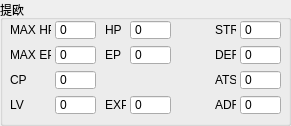
     <widget class="QGroupBox" name="groupBox_Tio">
      <property name="enabled">
       <bool>true</bool>
      </property>
      <property name="geometry">
       <rect>
        <x>5</x>
        <y>265</y>
        <width>291</width>
        <height>126</height>
       </rect>
      </property>
      <property name="title">
       <string>提欧</string>
      </property>
      <widget class="QLabel" name="label_36">
       <property name="enabled">
        <bool>true</bool>
       </property>
       <property name="geometry">
        <rect>
         <x>10</x>
         <y>20</y>
         <width>41</width>
         <height>20</height>
        </rect>
       </property>
       <property name="text">
        <string>MAX HP</string>
       </property>
      </widget>
      <widget class="QSpinBox" name="spinBox_Tio_max_hp">
       <property name="enabled">
        <bool>true</bool>
       </property>
       <property name="geometry">
        <rect>
         <x>55</x>
         <y>20</y>
         <width>41</width>
         <height>20</height>
        </rect>
       </property>
       <property name="buttonSymbols">
        <enum>QAbstractSpinBox::NoButtons</enum>
       </property>
       <property name="maximum">
        <number>2147483647</number>
       </property>
       <property name="singleStep">
        <number>1</number>
       </property>
      </widget>
      <widget class="QLabel" name="label_37">
       <property name="enabled">
        <bool>true</bool>
       </property>
       <property name="geometry">
        <rect>
         <x>10</x>
         <y>45</y>
         <width>41</width>
         <height>20</height>
        </rect>
       </property>
       <property name="text">
        <string>MAX EP</string>
       </property>
      </widget>
      <widget class="QSpinBox" name="spinBox_Tio_max_ep">
       <property name="enabled">
        <bool>true</bool>
       </property>
       <property name="geometry">
        <rect>
         <x>55</x>
         <y>45</y>
         <width>41</width>
         <height>20</height>
        </rect>
       </property>
       <property name="buttonSymbols">
        <enum>QAbstractSpinBox::NoButtons</enum>
       </property>
       <property name="maximum">
        <number>65535</number>
       </property>
      </widget>
      <widget class="QSpinBox" name="spinBox_Tio_cp">
       <property name="enabled">
        <bool>true</bool>
       </property>
       <property name="geometry">
        <rect>
         <x>55</x>
         <y>70</y>
         <width>41</width>
         <height>20</height>
        </rect>
       </property>
       <property name="buttonSymbols">
        <enum>QAbstractSpinBox::NoButtons</enum>
       </property>
       <property name="maximum">
        <number>65535</number>
       </property>
      </widget>
      <widget class="QLabel" name="label_38">
       <property name="enabled">
        <bool>true</bool>
       </property>
       <property name="geometry">
        <rect>
         <x>10</x>
         <y>70</y>
         <width>41</width>
         <height>20</height>
        </rect>
       </property>
       <property name="text">
        <string>CP</string>
       </property>
       <property name="wordWrap">
        <bool>false</bool>
       </property>
      </widget>
      <widget class="QSpinBox" name="spinBox_Tio_lv">
       <property name="enabled">
        <bool>true</bool>
       </property>
       <property name="geometry">
        <rect>
         <x>55</x>
         <y>95</y>
         <width>41</width>
         <height>20</height>
        </rect>
       </property>
       <property name="buttonSymbols">
        <enum>QAbstractSpinBox::NoButtons</enum>
       </property>
       <property name="maximum">
        <number>65535</number>
       </property>
      </widget>
      <widget class="QSpinBox" name="spinBox_Tio_hp">
       <property name="enabled">
        <bool>true</bool>
       </property>
       <property name="geometry">
        <rect>
         <x>130</x>
         <y>20</y>
         <width>41</width>
         <height>20</height>
        </rect>
       </property>
       <property name="buttonSymbols">
        <enum>QAbstractSpinBox::NoButtons</enum>
       </property>
       <property name="maximum">
        <number>2147483647</number>
       </property>
       <property name="singleStep">
        <number>1</number>
       </property>
      </widget>
      <widget class="QLabel" name="label_39">
       <property name="enabled">
        <bool>true</bool>
       </property>
       <property name="geometry">
        <rect>
         <x>105</x>
         <y>20</y>
         <width>21</width>
         <height>20</height>
        </rect>
       </property>
       <property name="text">
        <string>HP</string>
       </property>
      </widget>
      <widget class="QSpinBox" name="spinBox_Tio_exp">
       <property name="enabled">
        <bool>true</bool>
       </property>
       <property name="geometry">
        <rect>
         <x>130</x>
         <y>95</y>
         <width>41</width>
         <height>20</height>
        </rect>
       </property>
       <property name="buttonSymbols">
        <enum>QAbstractSpinBox::NoButtons</enum>
       </property>
       <property name="maximum">
        <number>2147483647</number>
       </property>
       <property name="singleStep">
        <number>1</number>
       </property>
      </widget>
      <widget class="QSpinBox" name="spinBox_Tio_ep">
       <property name="enabled">
        <bool>true</bool>
       </property>
       <property name="geometry">
        <rect>
         <x>130</x>
         <y>45</y>
         <width>41</width>
         <height>20</height>
        </rect>
       </property>
       <property name="buttonSymbols">
        <enum>QAbstractSpinBox::NoButtons</enum>
       </property>
       <property name="maximum">
        <number>65535</number>
       </property>
      </widget>
      <widget class="QLabel" name="label_40">
       <property name="enabled">
        <bool>true</bool>
       </property>
       <property name="geometry">
        <rect>
         <x>105</x>
         <y>95</y>
         <width>21</width>
         <height>20</height>
        </rect>
       </property>
       <property name="text">
        <string>EXP</string>
       </property>
      </widget>
      <widget class="QLabel" name="label_41">
       <property name="enabled">
        <bool>true</bool>
       </property>
       <property name="geometry">
        <rect>
         <x>105</x>
         <y>45</y>
         <width>21</width>
         <height>20</height>
        </rect>
       </property>
       <property name="text">
        <string>EP</string>
       </property>
      </widget>
      <widget class="QLabel" name="label_42">
       <property name="enabled">
        <bool>true</bool>
       </property>
       <property name="geometry">
        <rect>
         <x>215</x>
         <y>45</y>
         <width>21</width>
         <height>20</height>
        </rect>
       </property>
       <property name="text">
        <string>DEF</string>
       </property>
      </widget>
      <widget class="QSpinBox" name="spinBox_Tio_str">
       <property name="enabled">
        <bool>true</bool>
       </property>
       <property name="geometry">
        <rect>
         <x>240</x>
         <y>20</y>
         <width>41</width>
         <height>20</height>
        </rect>
       </property>
       <property name="buttonSymbols">
        <enum>QAbstractSpinBox::NoButtons</enum>
       </property>
       <property name="maximum">
        <number>65535</number>
       </property>
      </widget>
      <widget class="QSpinBox" name="spinBox_Tio_def">
       <property name="enabled">
        <bool>true</bool>
       </property>
       <property name="geometry">
        <rect>
         <x>240</x>
         <y>45</y>
         <width>41</width>
         <height>20</height>
        </rect>
       </property>
       <property name="buttonSymbols">
        <enum>QAbstractSpinBox::NoButtons</enum>
       </property>
       <property name="maximum">
        <number>65535</number>
       </property>
      </widget>
      <widget class="QLabel" name="label_43">
       <property name="enabled">
        <bool>true</bool>
       </property>
       <property name="geometry">
        <rect>
         <x>215</x>
         <y>20</y>
         <width>21</width>
         <height>20</height>
        </rect>
       </property>
       <property name="text">
        <string>STR</string>
       </property>
      </widget>
      <widget class="QLabel" name="label_44">
       <property name="enabled">
        <bool>true</bool>
       </property>
       <property name="geometry">
        <rect>
         <x>10</x>
         <y>95</y>
         <width>41</width>
         <height>20</height>
        </rect>
       </property>
       <property name="text">
        <string>LV</string>
       </property>
       <property name="wordWrap">
        <bool>false</bool>
       </property>
      </widget>
      <widget class="QLabel" name="label_45">
       <property name="enabled">
        <bool>true</bool>
       </property>
       <property name="geometry">
        <rect>
         <x>215</x>
         <y>95</y>
         <width>21</width>
         <height>20</height>
        </rect>
       </property>
       <property name="text">
        <string>ADF</string>
       </property>
      </widget>
      <widget class="QSpinBox" name="spinBox_Tio_ats">
       <property name="enabled">
        <bool>true</bool>
       </property>
       <property name="geometry">
        <rect>
         <x>240</x>
         <y>70</y>
         <width>41</width>
         <height>20</height>
        </rect>
       </property>
       <property name="buttonSymbols">
        <enum>QAbstractSpinBox::NoButtons</enum>
       </property>
       <property name="maximum">
        <number>65535</number>
       </property>
      </widget>
      <widget class="QSpinBox" name="spinBox_Tio_adf">
       <property name="enabled">
        <bool>true</bool>
       </property>
       <property name="geometry">
        <rect>
         <x>240</x>
         <y>95</y>
         <width>41</width>
         <height>20</height>
        </rect>
       </property>
       <property name="buttonSymbols">
        <enum>QAbstractSpinBox::NoButtons</enum>
       </property>
       <property name="maximum">
        <number>65535</number>
       </property>
      </widget>
      <widget class="QLabel" name="label_46">
       <property name="enabled">
        <bool>true</bool>
       </property>
       <property name="geometry">
        <rect>
         <x>215</x>
         <y>70</y>
         <width>21</width>
         <height>20</height>
        </rect>
       </property>
       <property name="text">
        <string>ATS</string>
       </property>
      </widget>
     </widget>
